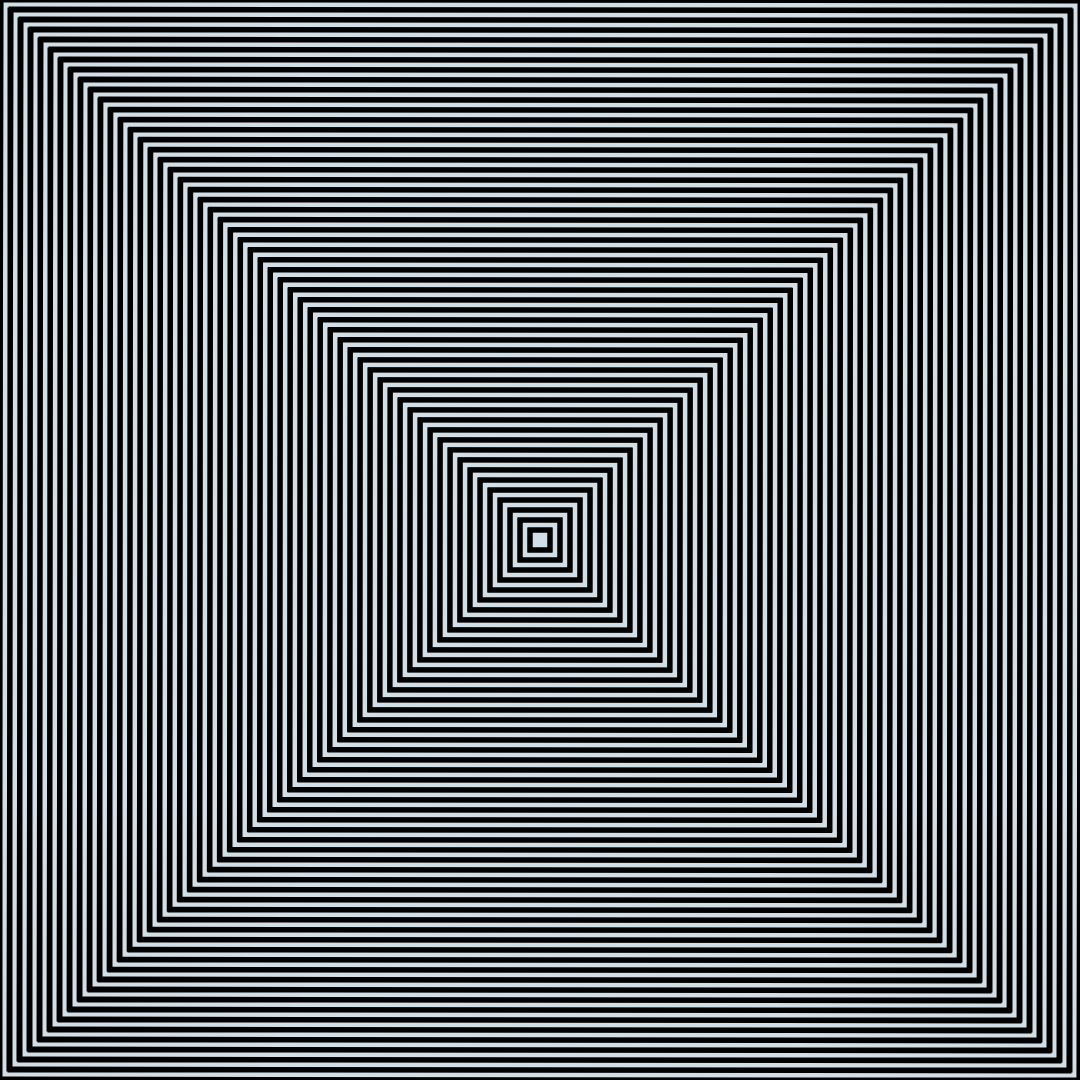
Frame 1 (no input)
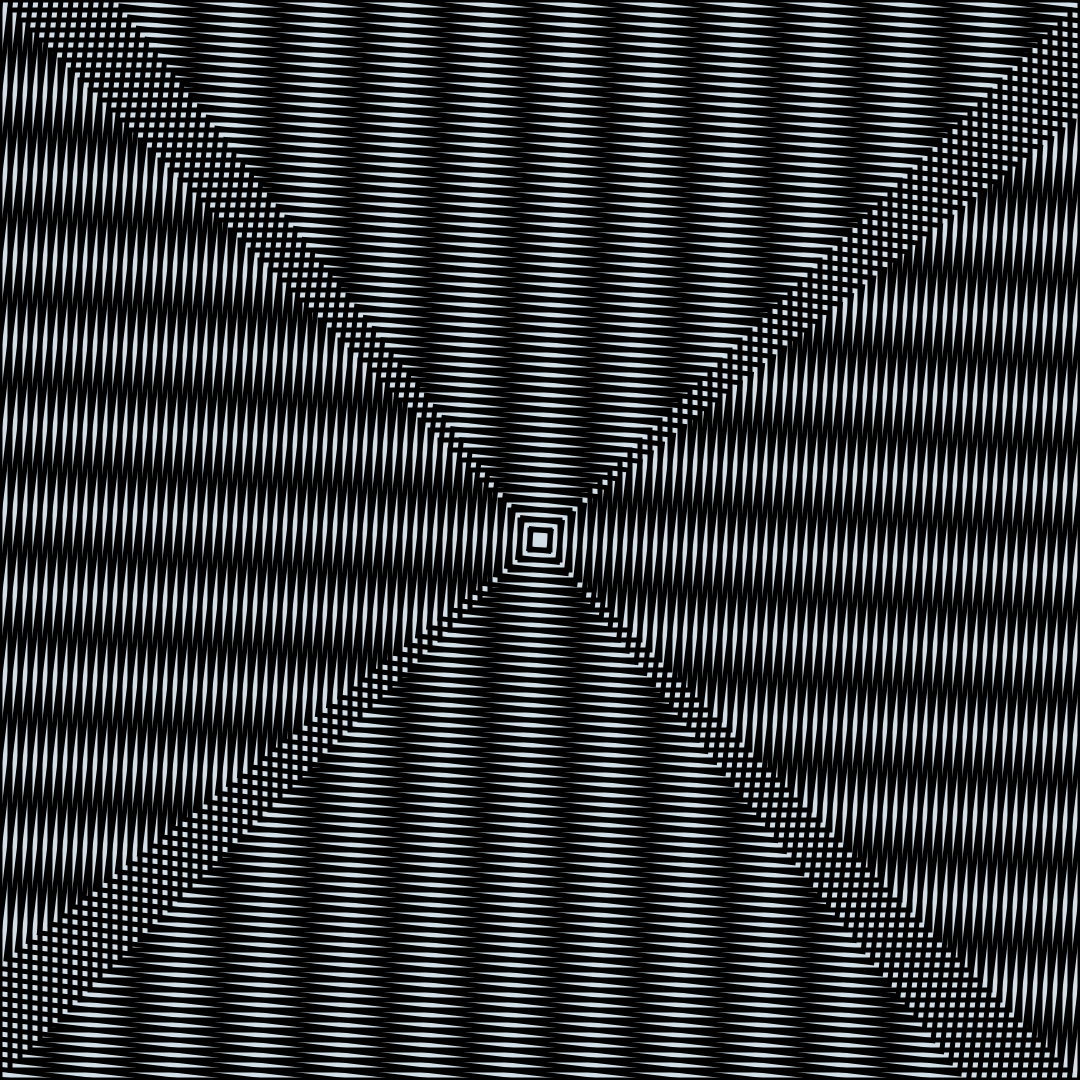
Frame 60 (no input)
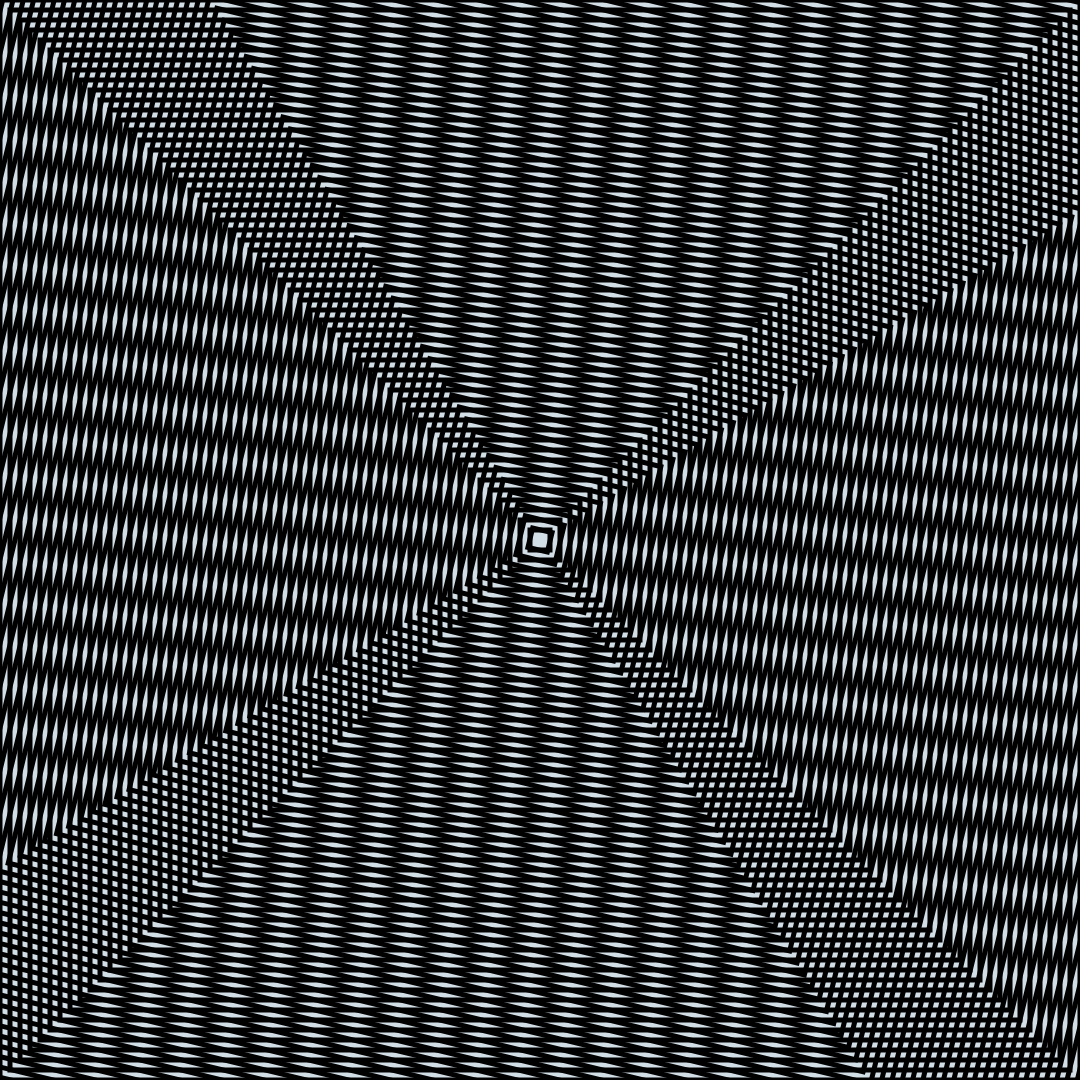
Frame 120 (the mouse pressed at the canvas centre since frame 60)

The p5.js sketch that drew these frames (run headless with seeded random() and noise() and a simulated clock; from frame 60 on, the mouse is pressed at the canvas centre):

// p5.js sketch
// ── sketch.js
// TAKatölye p5.js kod arşivi — 18 Ekim 2026
// Atölye etüdü: Alp Tuğan — Algoritmik Sanat ve Anadolu Türk Motifleri.
// Türkçe açıklamalar eklendi; düzenleme notları README.md içinde.
// Bu dosyayı tek başına sketch.js olarak kullanın.

// Özgün başlıkta 12 daire isteniyordu; çalışan kod 80 kareli iki katmandır.
// İki katman, dönme sırasında optik girişim örüntüleri oluşturur.
function setup() {
  createCanvas(1080, 1080);
  rectMode(CENTER);
}
function draw() {
  background(210, 222, 230);
  noFill();
  strokeWeight(5);
  var xpos = width / 2;
  var ypos = height / 2;
  // Sabit katman: her adımda kenar uzunluğu 20 azalır; 1600..20.
  // Büyük kareler tuvalin dışına taşar; kırpılmaları beklenir.
  for (let i = 0; i < 80; i++) {
    let sz = 1600 - 20 * i;
    rect(xpos, ypos, sz, sz);
  }
  // İkinci katmanın açısı -2..2 RADYAN arasında yumuşak salınır.
  let xMov = sin(frameCount * 0.001) * 2;
  push();
  translate(xpos, ypos); // Önce merkeze taşı; dönme bu merkez çevresinde olur.
  rotate(xMov);
  for (let i = 0; i < 80; i++) {
    let sz = 1600 - 20 * i;
    rect(0, 0, sz, sz);
  }
  pop();
  // Üst üste gelen çizgiler moiré benzeri girişim örüntüleri oluşturur.
}
